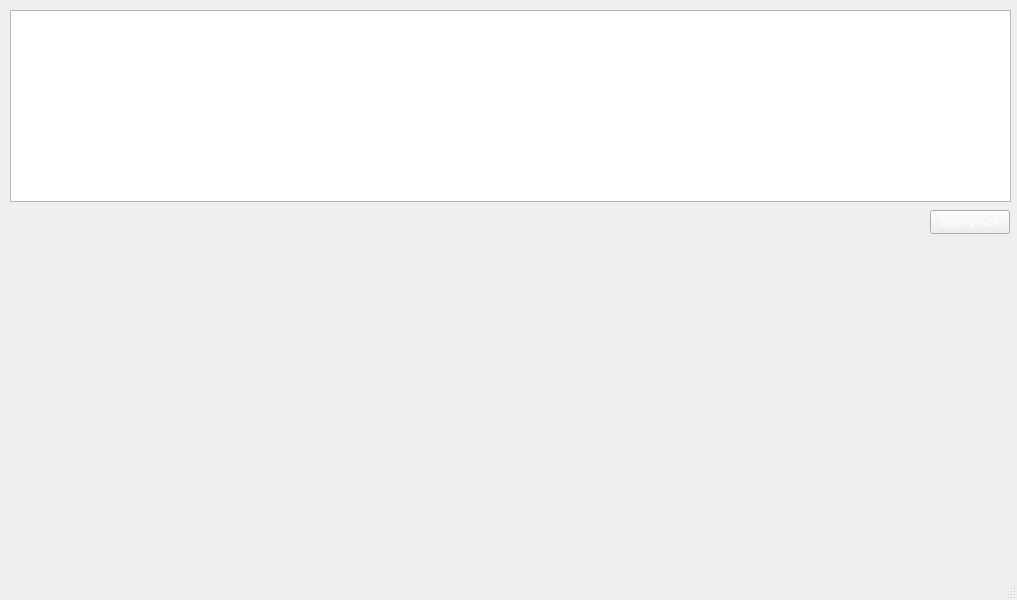
<?xml version="1.0" encoding="UTF-8"?>
<ui version="4.0">
 <class>ViewWindow</class>
 <widget class="QMainWindow" name="ViewWindow">
  <property name="geometry">
   <rect>
    <x>0</x>
    <y>0</y>
    <width>1017</width>
    <height>600</height>
   </rect>
  </property>
  <property name="windowTitle">
   <string>MainWindow</string>
  </property>
  <property name="styleSheet">
   <string notr="true">color: white;</string>
  </property>
  <widget class="QWidget" name="centralwidget">
   <widget class="QTableWidget" name="tableWidget">
    <property name="geometry">
     <rect>
      <x>10</x>
      <y>10</y>
      <width>1001</width>
      <height>192</height>
     </rect>
    </property>
    <attribute name="horizontalHeaderStretchLastSection">
     <bool>true</bool>
    </attribute>
   </widget>
   <widget class="QPushButton" name="exitBtn">
    <property name="geometry">
     <rect>
      <x>930</x>
      <y>210</y>
      <width>80</width>
      <height>24</height>
     </rect>
    </property>
    <property name="text">
     <string>Вернуться</string>
    </property>
   </widget>
  </widget>
  <widget class="QMenuBar" name="menubar">
   <property name="geometry">
    <rect>
     <x>0</x>
     <y>0</y>
     <width>1017</width>
     <height>21</height>
    </rect>
   </property>
  </widget>
  <widget class="QStatusBar" name="statusbar"/>
 </widget>
 <resources/>
 <connections/>
</ui>
